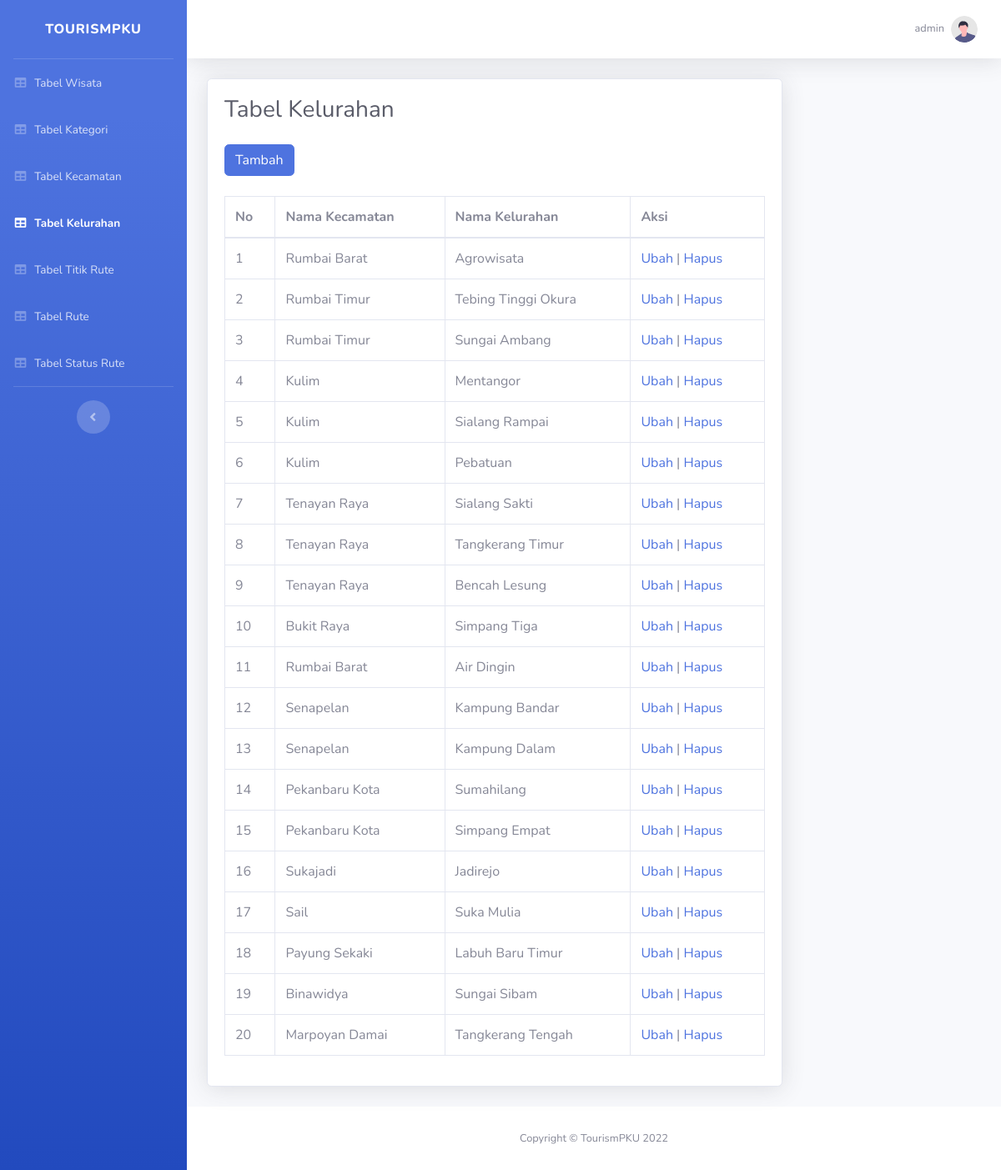
/index.php/kelurahan, run on an earlier commit of the app's database.
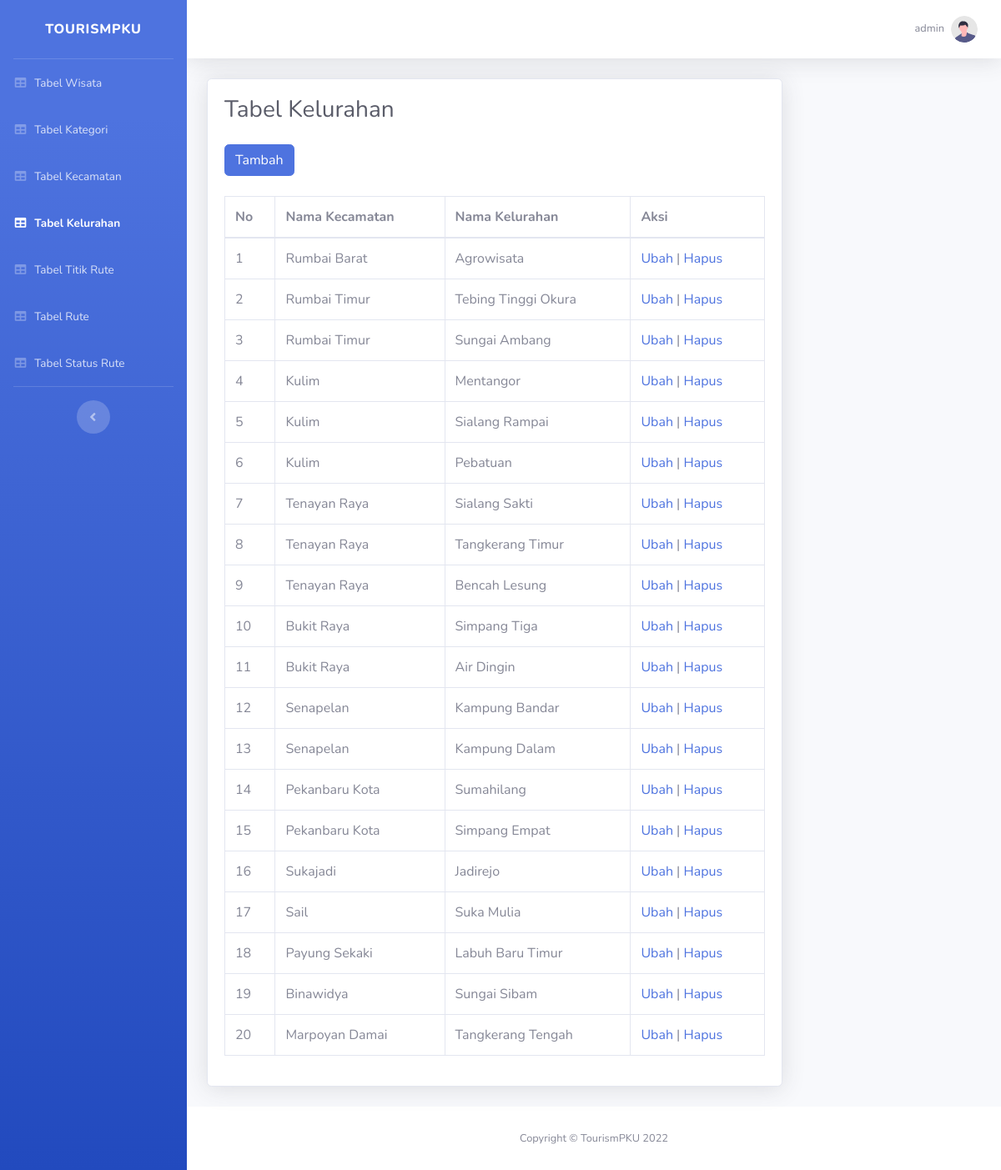
And on a later commit of the database.
### tables this page shows
CREATE TABLE `kelurahan` (
  `id` int(11) NOT NULL,
  `nama` varchar(255) NOT NULL,
  `kecamatan_id` int(11) NOT NULL
);

CREATE TABLE `kecamatan` (
  `id` int(11) NOT NULL,
  `nama` varchar(255) NOT NULL
);

### application/helpers/my_helper.php (called while the page is built, shortened)
<?php if (!defined('BASEPATH')) exit('No direct script access allowed');
function loadViews($self, $route, $data)
{
    $self->load->view('template/header', $data);
    $self->load->view($route);
    $self->load->view('template/footer');
}

### application/controllers/Kelurahan.php (called while the page is built, shortened)
<?php
class Kelurahan extends CI_Controller
{
	public function index()
	{
		$listKelurahan = $this->Kelurahan_model->get_all();
		$data = [
			"title" => "Table Kelurahan",
			"active" => "kelurahan",
			"listKelurahan" => $listKelurahan,
		];
		loadViews($this, 'kelurahan/index', $data);
	}
}

### index.php (called while the page is built, shortened)
<?php
require_once BASEPATH.'core/CodeIgniter.php';

### application/models/Kelurahan_model.php (called while the page is built, shortened)
<?php
class Kelurahan_model extends CI_Model
{
    private $table = "kelurahan";
    function get_all()
    {
        $this->db->select('kelurahan.*, k.nama as nama_kecamatan');
        $this->db->join('kecamatan as k', "k.id = kelurahan.kecamatan_id");
        return $this->db->get($this->table)->result();
    }
}

### application/views/kelurahan/index.php (the view)
<div class="container-fluid">
    <div class="row">
        <div class="col-md-12 col-lg-12 col-xl-9">
            <div class="card shadow mb-4">
                <div class="card-body">
                    <h1 class="h3 mb-4 text-dark">Tabel Kelurahan</h1>
                    <a href="<?= site_url('kelurahan/tambah') ?>" class="btn btn-primary mb-4">Tambah</a>
                    <div class="table-responsive">
                        <table class="table table-bordered" id="table-kelurahan" width="100%" cellspacing="0">
                            <thead>
                                <tr>
                                    <th>No</th>
                                    <th>Nama Kecamatan</th>
                                    <th>Nama Kelurahan</th>
                                    <th>Aksi</th>
                                </tr>
                            </thead>
                            <tbody>
                                <?php $no = 1; ?>
                                <?php foreach ($listKelurahan as $kelurahan) : ?>
                                    <tr>
                                        <td><?= $no++ ?></td>
                                        <td><?= $kelurahan->nama_kecamatan ?></td>
                                        <td><?= $kelurahan->nama ?></td>
                                        <td><a href="<?= site_url('kelurahan/ubah/' . $kelurahan->id) ?>">Ubah</a> |
                                            <a href="<?= site_url('kelurahan/hapus/' . $kelurahan->id) ?>" onclick="return confirm('Apakah anda yakin ingin menghapus data ini?');">Hapus</a>
                                        </td>
                                    </tr>
                                <?php endforeach; ?>
                            </tbody>
                        </table>
                    </div>
                </div>
            </div>
        </div>
    </div>
</div>

### application/views/template/header.php (shortened to what this page needs)
<!DOCTYPE html>
<html lang="en">
<head>
    <link href="<?= base_url() ?>assets/vendor/fontawesome-free/css/all.min.css" rel="stylesheet" type="text/css">
    <link href="<?= base_url() ?>assets/css/sb-admin-2.min.css" rel="stylesheet">
    <link rel="stylesheet" type="text/css" href="https://cdn.datatables.net/v/bs4/dt-1.11.3/datatables.min.css" />
    <link href='https://api.mapbox.com/mapbox.js/v3.3.1/mapbox.css' rel='stylesheet' />
    <link href="https://cdnjs.cloudflare.com/ajax/libs/dropzone/4.0.1/min/dropzone.min.css" rel="stylesheet">
</head>
<body id="page-top">
    <div id="wrapper">
        <ul class="navbar-nav bg-gradient-primary sidebar sidebar-dark accordion" id="accordionSidebar">
            <a class="sidebar-brand d-flex align-items-center justify-content-center" href="<?= site_url('wisata') ?>">
                <div class="sidebar-brand-text mx-3">TourismPKU</div>
            </a>
            <hr class="sidebar-divider my-0">
            <li class="nav-item <?= ($active == "wisata") ? "active" : "" ?>">
                <a class="nav-link" href="<?= site_url('wisata') ?>">
                    <i class="fas fa-fw fa-table"></i>
                    <span>Tabel Wisata</span>
                </a>
            </li>
            <li class="nav-item <?= ($active == "kategori") ? "active" : "" ?>">
                <a class="nav-link" href="<?= site_url('kategori') ?>">
                    <i class="fas fa-fw fa-table"></i>
                    <span>Tabel Kategori</span>
                </a>
            </li>
            <li class="nav-item <?= ($active == "kecamatan") ? "active" : "" ?>">
                <a class="nav-link" href="<?= site_url('kecamatan') ?>">
                    <i class="fas fa-fw fa-table"></i>
                    <span>Tabel Kecamatan</span>
                </a>
            </li>
            <li class="nav-item <?= ($active == "kelurahan") ? "active" : "" ?>">
                <a class="nav-link" href="<?= site_url('kelurahan') ?>">
                    <i class="fas fa-fw fa-table"></i>
                    <span>Tabel Kelurahan</span>
                </a>
            </li>
            <li class="nav-item <?= ($active == "titik_rute") ? "active" : "" ?>">
                <a class="nav-link" href="<?= site_url('titik_Rute') ?>">
                    <i class="fas fa-fw fa-table"></i>
                    <span>Tabel Titik Rute</span>
                </a>
            </li>
            <li class="nav-item <?= ($active == "rute") ? "active" : "" ?>">
                <a class="nav-link" href="<?= site_url('rute') ?>">
                    <i class="fas fa-fw fa-table"></i>
                    <span>Tabel Rute</span>
                </a>
            </li>
            <li class="nav-item <?= ($active == "status_rute") ? "active" : "" ?>">
                <a class="nav-link" href="<?= site_url('status_Rute') ?>">
                    <i class="fas fa-fw fa-table"></i>
                    <span>Tabel Status Rute</span>
                </a>
            </li>
            <hr class="sidebar-divider d-none d-md-block">
            <div class="text-center d-none d-md-inline">
                <button class="rounded-circle border-0" id="sidebarToggle"></button>
            </div>
        </ul>
        <div id="content-wrapper" class="d-flex flex-column">
            <div id="content">
                <nav class="navbar navbar-expand navbar-light bg-white topbar mb-4 static-top shadow">
                    <ul class="navbar-nav ml-auto">
                        <li class="nav-item dropdown no-arrow">
                            <a class="nav-link dropdown-toggle" href="#" id="userDropdown" role="button" data-toggle="dropdown" aria-haspopup="true" aria-expanded="false">
                                <span class="mr-2 d-none d-lg-inline text-gray-600 small">admin</span>
                                <img class="img-profile rounded-circle" src="<?= base_url() ?>assets/img/undraw_profile.svg">
                            </a>
                        </li>
                    </ul>
                </nav>

### application/views/template/footer.php (shortened to what this page needs)
</div>
<footer class="sticky-footer bg-white">
    <div class="container my-auto">
        <div class="copyright text-center my-auto">
            <span>Copyright &copy; TourismPKU 2022</span>
        </div>
    </div>
</footer>
</div>
</div>
</body>
</html>

What changed in the data, as far as the page shows it:
changed kelurahan "Air Dingin": kecamatan.nama "Rumbai Barat" → "Bukit Raya"
